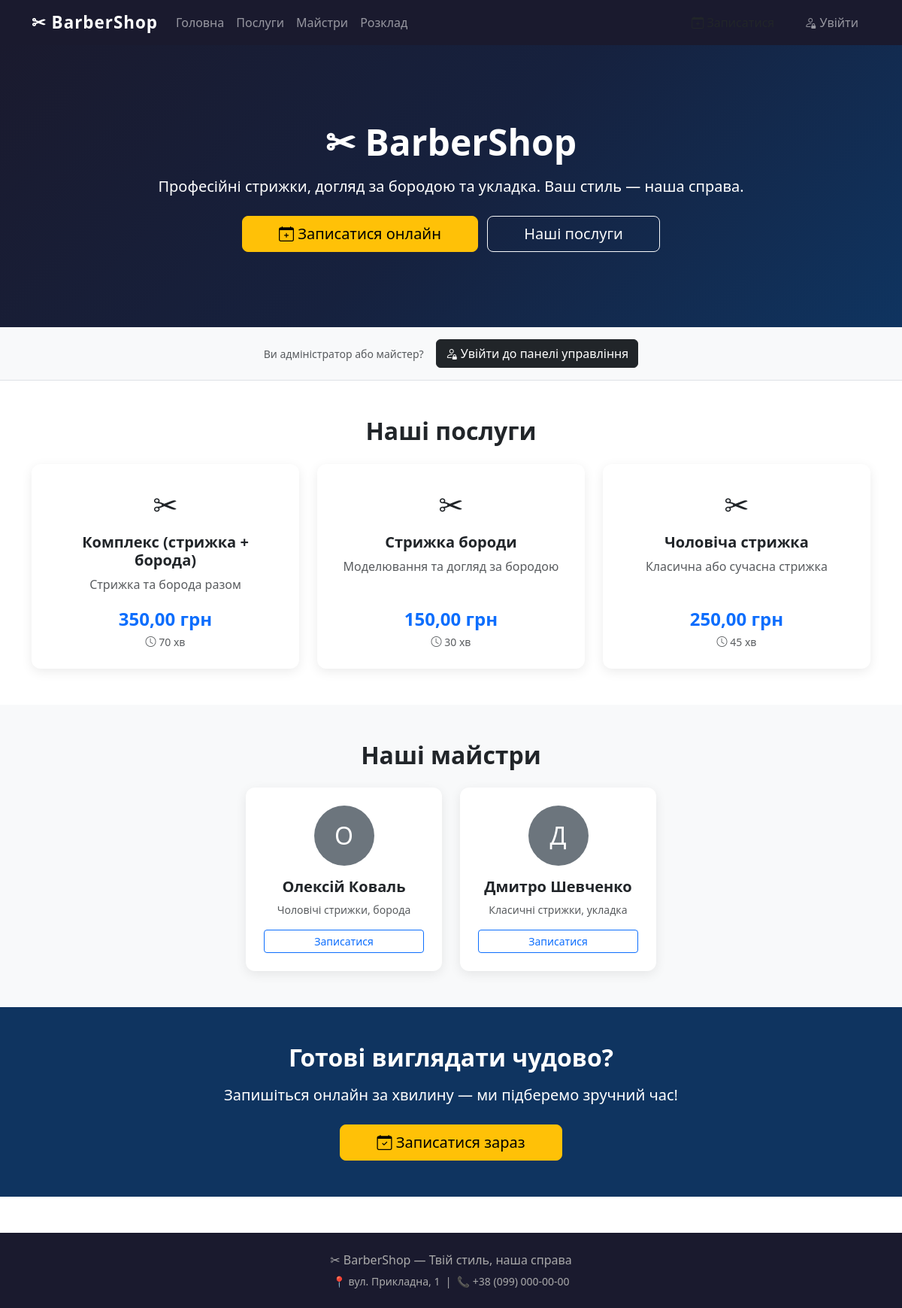
The page / on the database its author committed.
### booking/models.py (models this page shows, shortened)
class Service(models.Model):
    name = models.CharField(max_length=200, verbose_name='Назва послуги')
    description = models.TextField(verbose_name='Опис', blank=True)
    price = models.DecimalField(
        max_digits=8, decimal_places=2, verbose_name='Ціна (грн)'
    )
    duration = models.PositiveIntegerField(
        verbose_name='Тривалість (хв)',
        help_text='Тривалість послуги у хвилинах'
    )
    is_active = models.BooleanField(default=True, verbose_name='Активна')
    class Meta:
        verbose_name = 'Послуга'
        verbose_name_plural = 'Послуги'
        ordering = ['name']

class Master(models.Model):
    user = models.OneToOneField(
        User, on_delete=models.SET_NULL, null=True, blank=True,
        verbose_name='Акаунт користувача',
        help_text='Прив\'яжіть акаунт, щоб майстер міг входити в систему'
    )
    first_name = models.CharField(max_length=100, verbose_name='Ім\'я')
    last_name = models.CharField(max_length=100, verbose_name='Прізвище')
    phone = models.CharField(max_length=20, verbose_name='Телефон', blank=True)
    email = models.EmailField(verbose_name='Email', blank=True)
    bio = models.TextField(verbose_name='Про майстра', blank=True)
    photo = models.ImageField(
        upload_to='masters/', verbose_name='Фото', blank=True, null=True
    )
    specialization = models.CharField(
        max_length=200, verbose_name='Спеціалізація', blank=True,
        help_text='Наприклад: чоловічі стрижки, борода, укладка'
    )
    is_active = models.BooleanField(default=True, verbose_name='Активний')
    class Meta:
        verbose_name = 'Майстер'
        verbose_name_plural = 'Майстри'
        ordering = ['last_name', 'first_name']
    def get_full_name(self):
        return f'{self.first_name} {self.last_name}'

### booking/views.py (the view)
# urls.py: path('', views.home, name='home'),
def home(request):
    masters = Master.objects.filter(is_active=True)
    services = Service.objects.filter(is_active=True)
    return render(request, 'booking/home.html', {
        'masters': masters,
        'services': services,
    })

### booking/templates/booking/home.html (shortened to what this page needs)
{% extends 'base.html' %}
{% block content %}
<section class="hero text-center">
    <div class="container">
        <h1>✂ BarberShop</h1>
        <p class="lead mt-3 mb-4">Професійні стрижки, догляд за бородою та укладка. Ваш стиль — наша справа.</p>
        <a href="{% url 'appointment_create' %}" class="btn btn-warning btn-lg px-5 me-2">
            <i class="bi bi-calendar-plus"></i> Записатися онлайн
        </a>
        <a href="{% url 'service_list' %}" class="btn btn-outline-light btn-lg px-5">
            Наші послуги
        </a>
    </div>
</section>
{% if not user.is_authenticated %}
<section class="py-3" style="background:#f8f9fa; border-bottom:1px solid #dee2e6;">
    <div class="container">
        <div class="row justify-content-center">
            <div class="col-md-8">
                <div class="d-flex flex-wrap gap-3 align-items-center justify-content-center">
                    <span class="text-muted small">Ви адміністратор або майстер?</span>
                    <a href="{% url 'login' %}" class="btn btn-dark">
                        <i class="bi bi-person-lock"></i> Увійти до панелі управління
                    </a>
                </div>
            </div>
        </div>
    </div>
</section>
{% endif %}
<section class="py-5">
    <div class="container">
        <h2 class="text-center mb-4 fw-bold">Наші послуги</h2>
        <div class="row g-4">
            {% for service in services %}
            <div class="col-md-4">
                <div class="card h-100 p-4 text-center">
                    <div class="fs-1 mb-2">✂</div>
                    <h5 class="fw-bold">{{ service.name }}</h5>
                    <p class="text-muted">{{ service.description|default:"Професійна послуга від наших майстрів" }}</p>
                    <div class="mt-auto">
                        <span class="fs-4 fw-bold text-primary">{{ service.price }} грн</span>
                        <br><small class="text-muted"><i class="bi bi-clock"></i> {{ service.duration }} хв</small>
                    </div>
                </div>
            </div>
            {% empty %}
            <p class="text-center text-muted">Послуги ще не додані.</p>
            {% endfor %}
        </div>
    </div>
</section>
<section class="py-5 bg-light">
    <div class="container">
        <h2 class="text-center mb-4 fw-bold">Наші майстри</h2>
        <div class="row g-4 justify-content-center">
            {% for master in masters %}
            <div class="col-md-3">
                <div class="card h-100 text-center p-4">
                    <div class="rounded-circle bg-secondary mx-auto mb-3 d-flex align-items-center justify-content-center"
                         style="width:80px;height:80px;font-size:2rem;color:white;">
                        {{ master.first_name|first }}
                    </div>
                    <h5 class="fw-bold">{{ master.get_full_name }}</h5>
                    <p class="text-muted small">{{ master.specialization|default:"Майстер стрижки" }}</p>
                    <a href="{% url 'appointment_create' %}?master={{ master.pk }}" class="btn btn-sm btn-outline-primary mt-auto">
                        Записатися
                    </a>
                </div>
            </div>
            {% empty %}
            <p class="text-center text-muted">Майстри ще не додані.</p>
            {% endfor %}
        </div>
    </div>
</section>
<section class="py-5 text-center" style="background:#0f3460; color:white;">
    <div class="container">
        <h2 class="fw-bold mb-3">Готові виглядати чудово?</h2>
        <p class="lead mb-4">Запишіться онлайн за хвилину — ми підберемо зручний час!</p>
        <a href="{% url 'appointment_create' %}" class="btn btn-warning btn-lg px-5">
            <i class="bi bi-calendar-check"></i> Записатися зараз
        </a>
    </div>
</section>
{% endblock %}

### templates/base.html (style rules this page uses)
body { font-family: 'Segoe UI', sans-serif; }
.hero { background: linear-gradient(135deg, #1a1a2e 0%, #16213e 50%, #0f3460 100%); color: white; padding: 100px 0; }
.hero h1 { font-size: 3rem; font-weight: 700; }
.card { border: none; box-shadow: 0 4px 15px rgba(0,0,0,0.08); border-radius: 12px; transition: transform 0.2s; }

### rows shown on the page
Service: name "Комплекс (стрижка + борода)", description "Стрижка та борода разом", price "350,00", duration "70"
Service: name "Стрижка бороди", description "Моделювання та догляд за бородою", price "150,00", duration "30"
Service: name "Чоловіча стрижка", description "Класична або сучасна стрижка", price "250,00", duration "45"
Master: first_name|first "О", get_full_name "Олексій Коваль", specialization "Чоловічі стрижки, борода"
Master: first_name|first "Д", get_full_name "Дмитро Шевченко", specialization "Класичні стрижки, укладка"
